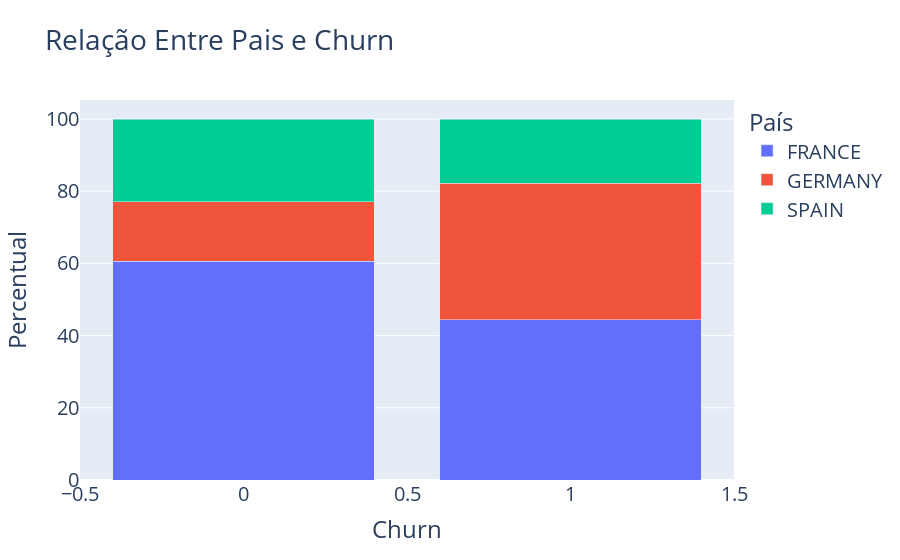

Notebook cell for this chart:
### Markdown cell above
### Relação de Pais com Churn

### Code cell
# CHURN POR PAIS
df_pais_agrupado = df.groupby(['Churn', 'Pais']).size().reset_index(name = 'Contagem')

# TOTAL DE REGISTROS CHURN
total_churn_pais = df_pais_agrupado.groupby('Churn')['Contagem'].transform('sum')

# PERCENTUAL
df_pais_agrupado['Percentual'] = ((df_pais_agrupado['Contagem'] / total_churn_pais) * 100).round(2)
print(f'DATA FRAME FINAL: \n{df_pais_agrupado}\n')

fig = px.bar(
    df_pais_agrupado,
    x = 'Churn',
    y = 'Percentual',
    color = 'Pais',
    barmode = 'stack',
    template = 'plotly',
    title = 'Relação Entre Pais e Churn',
    labels = {'Pais': 'País'}
)

fig.update_layout(
    hoverlabel = dict(
        font = dict(
            color = 'white',
            size = 16
        )
    ),
    font = dict(
        size = 20
    )
)

fig.show()

### Figure 1 — Plotly figure (JSON) as saved in the notebook; plotly's stock layout.template omitted (floating-point values rounded to 4 significant figures)
{"data": [{"hovertemplate": "País=FRANCE<br>Churn=%{x}<br>Percentual=%{y}<extra></extra>", "legendgroup": "FRANCE", "marker": {"color": "#636efa", "pattern": {"shape": ""}}, "name": "FRANCE", "orientation": "v", "showlegend": true, "textposition": "auto", "x": [0.0, 1.0], "xaxis": "x", "y": [60.64, 44.4], "yaxis": "y", "type": "bar"}, {"hovertemplate": "País=GERMANY<br>Churn=%{x}<br>Percentual=%{y}<extra></extra>", "legendgroup": "GERMANY", "marker": {"color": "#EF553B", "pattern": {"shape": ""}}, "name": "GERMANY", "orientation": "v", "showlegend": true, "textposition": "auto", "x": [0.0, 1.0], "xaxis": "x", "y": [16.49, 37.86], "yaxis": "y", "type": "bar"}, {"hovertemplate": "País=SPAIN<br>Churn=%{x}<br>Percentual=%{y}<extra></extra>", "legendgroup": "SPAIN", "marker": {"color": "#00cc96", "pattern": {"shape": ""}}, "name": "SPAIN", "orientation": "v", "showlegend": true, "textposition": "auto", "x": [0.0, 1.0], "xaxis": "x", "y": [22.87, 17.73], "yaxis": "y", "type": "bar"}], "layout": {"xaxis": {"anchor": "y", "domain": [0.0, 1.0], "title": {"text": "Churn"}}, "yaxis": {"anchor": "x", "domain": [0.0, 1.0], "title": {"text": "Percentual"}}, "legend": {"title": {"text": "País"}, "tracegroupgap": 0}, "title": {"text": "Relação Entre Pais e Churn"}, "barmode": "stack", "hoverlabel": {"font": {"color": "white", "size": 16}}, "font": {"size": 20}}}
